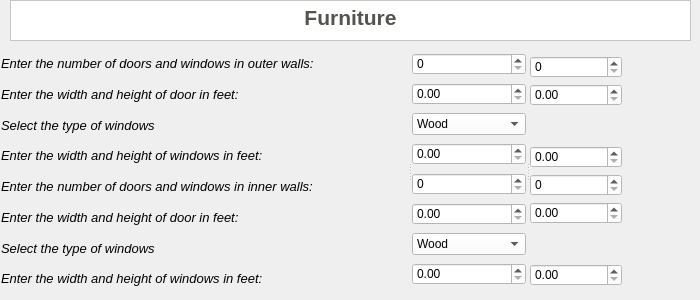
    <widget class="QWidget" name="page_4">
     <widget class="QTextBrowser" name="TBF_3">
      <property name="geometry">
       <rect>
        <x>10</x>
        <y>0</y>
        <width>681</width>
        <height>41</height>
       </rect>
      </property>
      <property name="styleSheet">
       <string notr="true">background-color:rgb(255, 255, 255)</string>
      </property>
      <property name="html">
       <string>&lt;!DOCTYPE HTML PUBLIC &quot;-//W3C//DTD HTML 4.0//EN&quot; &quot;http://www.w3.org/TR/REC-html40/strict.dtd&quot;&gt;
&lt;html&gt;&lt;head&gt;&lt;meta name=&quot;qrichtext&quot; content=&quot;1&quot; /&gt;&lt;style type=&quot;text/css&quot;&gt;
p, li { white-space: pre-wrap; }
&lt;/style&gt;&lt;/head&gt;&lt;body style=&quot; font-family:'MS Shell Dlg 2'; font-size:8.25pt; font-weight:400; font-style:normal;&quot;&gt;
&lt;p align=&quot;center&quot; style=&quot; margin-top:0px; margin-bottom:0px; margin-left:0px; margin-right:0px; -qt-block-indent:0; text-indent:0px;&quot;&gt;&lt;span style=&quot; font-size:16pt; font-weight:600; color:#55524f;&quot;&gt;Furniture&lt;/span&gt;&lt;/p&gt;&lt;/body&gt;&lt;/html&gt;</string>
      </property>
     </widget>
     <widget class="QWidget" name="verticalLayoutWidget_3">
      <property name="geometry">
       <rect>
        <x>0</x>
        <y>50</y>
        <width>2</width>
        <height>2</height>
       </rect>
      </property>
      <layout class="QVBoxLayout" name="verticalLayout_3"/>
     </widget>
     <widget class="QSplitter" name="splitter_2">
      <property name="geometry">
       <rect>
        <x>1</x>
        <y>51</y>
        <width>621</width>
        <height>240</height>
       </rect>
      </property>
      <property name="orientation">
       <enum>Qt::Horizontal</enum>
      </property>
      <widget class="QWidget" name="">
       <layout class="QVBoxLayout" name="verticalLayout_9">
        <item>
         <widget class="QLabel" name="label_12">
          <property name="font">
           <font>
            <pointsize>10</pointsize>
            <italic>true</italic>
           </font>
          </property>
          <property name="text">
           <string>Enter the number of doors and windows in outer walls:</string>
          </property>
         </widget>
        </item>
        <item>
         <widget class="QLabel" name="label_7">
          <property name="font">
           <font>
            <pointsize>10</pointsize>
            <italic>true</italic>
           </font>
          </property>
          <property name="text">
           <string>Enter the width and height of door in feet:</string>
          </property>
         </widget>
        </item>
        <item>
         <widget class="QLabel" name="label_6">
          <property name="font">
           <font>
            <pointsize>10</pointsize>
            <italic>true</italic>
           </font>
          </property>
          <property name="text">
           <string>Select the type of windows</string>
          </property>
         </widget>
        </item>
        <item>
         <widget class="QLabel" name="label_8">
          <property name="font">
           <font>
            <pointsize>10</pointsize>
            <italic>true</italic>
           </font>
          </property>
          <property name="text">
           <string>Enter the width and height of windows in feet:</string>
          </property>
         </widget>
        </item>
        <item>
         <widget class="QLabel" name="label_9">
          <property name="font">
           <font>
            <pointsize>10</pointsize>
            <italic>true</italic>
           </font>
          </property>
          <property name="text">
           <string>Enter the number of doors and windows in inner walls:</string>
          </property>
         </widget>
        </item>
        <item>
         <widget class="QLabel" name="label_11">
          <property name="font">
           <font>
            <pointsize>10</pointsize>
            <italic>true</italic>
           </font>
          </property>
          <property name="text">
           <string>Enter the width and height of door in feet:</string>
          </property>
         </widget>
        </item>
        <item>
         <widget class="QLabel" name="label_13">
          <property name="font">
           <font>
            <pointsize>10</pointsize>
            <italic>true</italic>
           </font>
          </property>
          <property name="text">
           <string>Select the type of windows</string>
          </property>
         </widget>
        </item>
        <item>
         <widget class="QLabel" name="label_10">
          <property name="font">
           <font>
            <pointsize>10</pointsize>
            <italic>true</italic>
           </font>
          </property>
          <property name="text">
           <string>Enter the width and height of windows in feet:</string>
          </property>
         </widget>
        </item>
       </layout>
      </widget>
      <widget class="QWidget" name="">
       <layout class="QVBoxLayout" name="verticalLayout_8">
        <item>
         <widget class="QSpinBox" name="DSNOD">
          <property name="minimumSize">
           <size>
            <width>71</width>
            <height>22</height>
           </size>
          </property>
          <property name="styleSheet">
           <string notr="true">background-color:rgb(255, 255, 255)</string>
          </property>
         </widget>
        </item>
        <item>
         <widget class="QDoubleSpinBox" name="DSODW">
          <property name="styleSheet">
           <string notr="true">background-color: rgb(255, 255, 255);</string>
          </property>
         </widget>
        </item>
        <item>
         <widget class="QComboBox" name="CBTWI">
          <property name="styleSheet">
           <string notr="true">background-color: rgb(255, 255, 255);</string>
          </property>
          <item>
           <property name="text">
            <string>Wood</string>
           </property>
          </item>
          <item>
           <property name="text">
            <string>Aluminium</string>
           </property>
          </item>
          <item>
           <property name="text">
            <string>PVC</string>
           </property>
          </item>
         </widget>
        </item>
        <item>
         <widget class="QDoubleSpinBox" name="DSOWNW">
          <property name="styleSheet">
           <string notr="true">
background-color: rgb(255, 255, 255);</string>
          </property>
          <property name="singleStep">
           <double>0.010000000000000</double>
          </property>
         </widget>
        </item>
        <item>
         <widget class="QSpinBox" name="DSNDI">
          <property name="minimumSize">
           <size>
            <width>71</width>
            <height>22</height>
           </size>
          </property>
          <property name="styleSheet">
           <string notr="true">background-color:rgb(255, 255, 255)</string>
          </property>
         </widget>
        </item>
        <item>
         <widget class="QDoubleSpinBox" name="DSIDW">
          <property name="styleSheet">
           <string notr="true">
background-color: rgb(255, 255, 255);

</string>
          </property>
         </widget>
        </item>
        <item>
         <widget class="QComboBox" name="CBTWO">
          <property name="styleSheet">
           <string notr="true">background-color: rgb(255, 255, 255);</string>
          </property>
          <item>
           <property name="text">
            <string>Wood</string>
           </property>
          </item>
          <item>
           <property name="text">
            <string>Aluminium</string>
           </property>
          </item>
          <item>
           <property name="text">
            <string>PVC</string>
           </property>
          </item>
         </widget>
        </item>
        <item>
         <widget class="QDoubleSpinBox" name="DSIWNW">
          <property name="styleSheet">
           <string notr="true">
background-color: rgb(255, 255, 255);</string>
          </property>
         </widget>
        </item>
       </layout>
      </widget>
      <widget class="QWidget" name="">
       <layout class="QVBoxLayout" name="verticalLayout_6">
        <property name="topMargin">
         <number>5</number>
        </property>
        <property name="bottomMargin">
         <number>5</number>
        </property>
        <item>
         <widget class="QSpinBox" name="DSNOW">
          <property name="minimumSize">
           <size>
            <width>71</width>
            <height>22</height>
           </size>
          </property>
          <property name="styleSheet">
           <string notr="true">background-color:rgb(255, 255, 255)</string>
          </property>
         </widget>
        </item>
        <item>
         <widget class="QDoubleSpinBox" name="DSODH">
          <property name="styleSheet">
           <string notr="true">
background-color: rgb(255, 255, 255);</string>
          </property>
         </widget>
        </item>
        <item>
         <spacer name="verticalSpacer">
          <property name="orientation">
           <enum>Qt::Vertical</enum>
          </property>
          <property name="sizeHint" stdset="0">
           <size>
            <width>20</width>
            <height>40</height>
           </size>
          </property>
         </spacer>
        </item>
        <item>
         <widget class="QDoubleSpinBox" name="DSOWNH">
          <property name="styleSheet">
           <string notr="true">
background-color: rgb(255, 255, 255);</string>
          </property>
          <property name="singleStep">
           <double>0.010000000000000</double>
          </property>
         </widget>
        </item>
        <item>
         <widget class="QSpinBox" name="DSNWI">
          <property name="minimumSize">
           <size>
            <width>71</width>
            <height>22</height>
           </size>
          </property>
          <property name="styleSheet">
           <string notr="true">background-color:rgb(255, 255, 255)</string>
          </property>
         </widget>
        </item>
        <item>
         <widget class="QDoubleSpinBox" name="DSIDH">
          <property name="styleSheet">
           <string notr="true">background-color: rgb(255, 255, 255);</string>
          </property>
         </widget>
        </item>
        <item>
         <spacer name="verticalSpacer_2">
          <property name="orientation">
           <enum>Qt::Vertical</enum>
          </property>
          <property name="sizeHint" stdset="0">
           <size>
            <width>20</width>
            <height>40</height>
           </size>
          </property>
         </spacer>
        </item>
        <item>
         <widget class="QDoubleSpinBox" name="DSIWNH">
          <property name="styleSheet">
           <string notr="true">
background-color: rgb(255, 255, 255);
</string>
          </property>
         </widget>
        </item>
       </layout>
      </widget>
     </widget>
    </widget>
